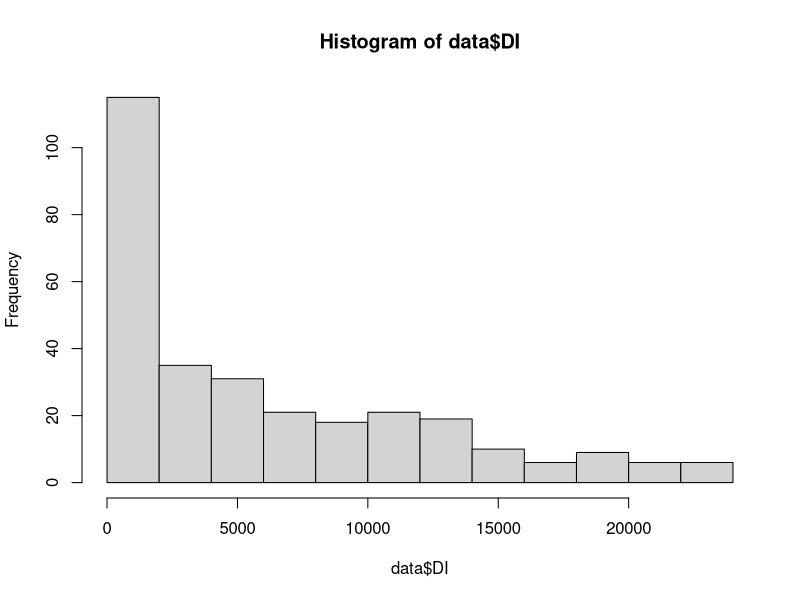
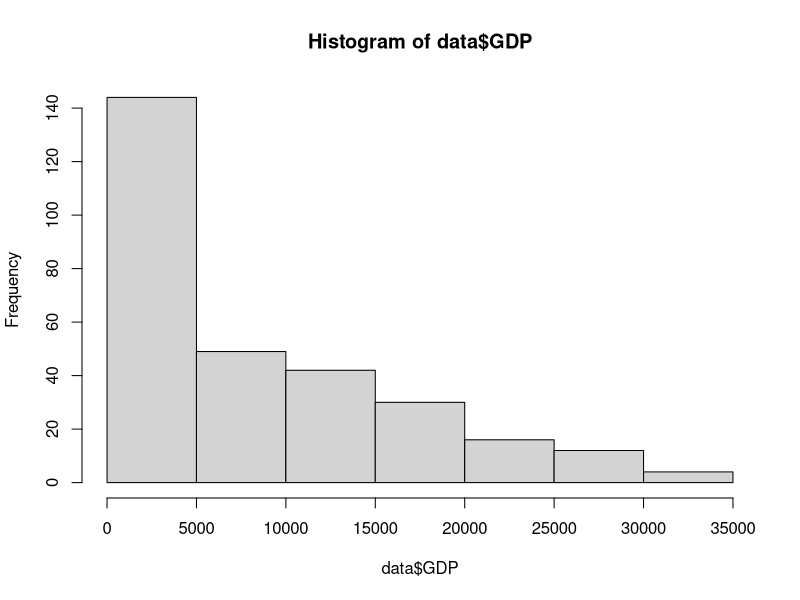
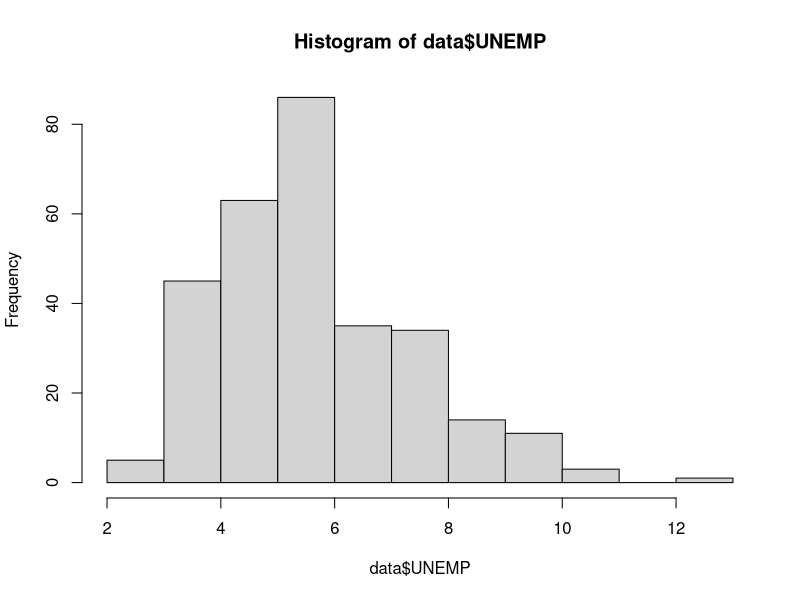
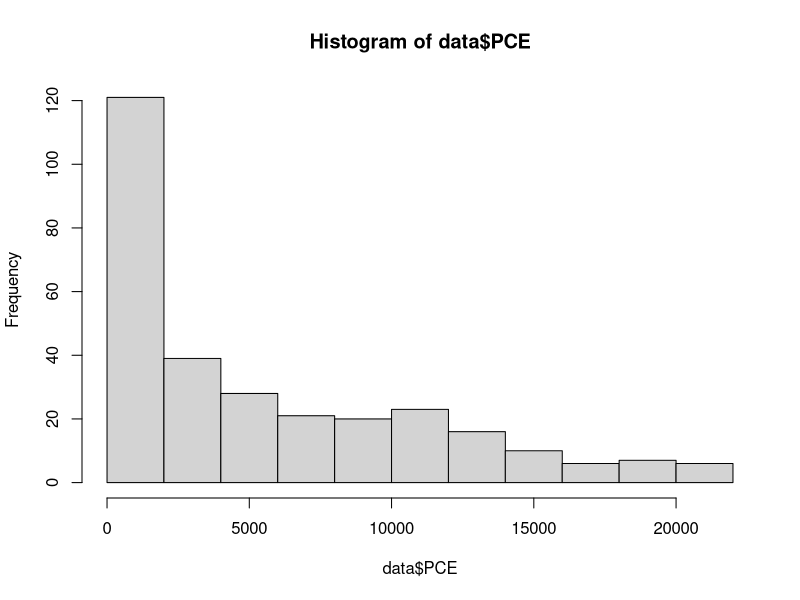
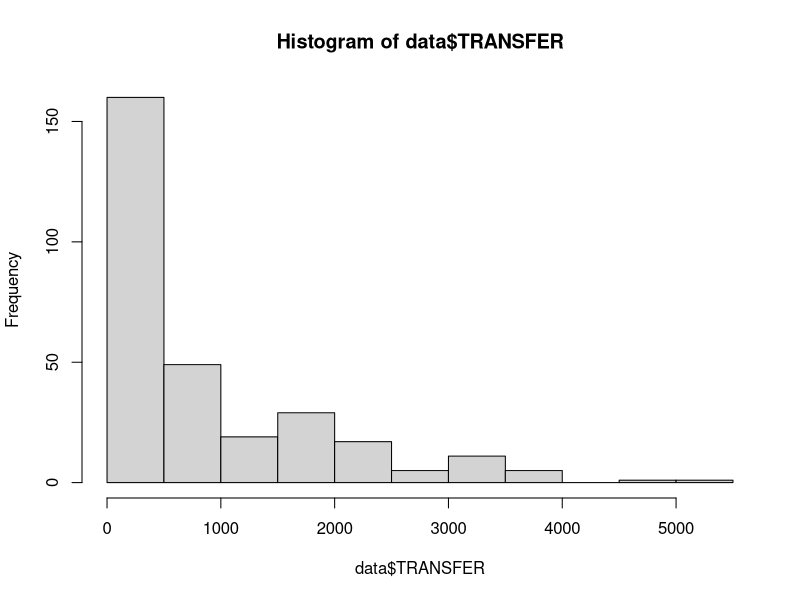
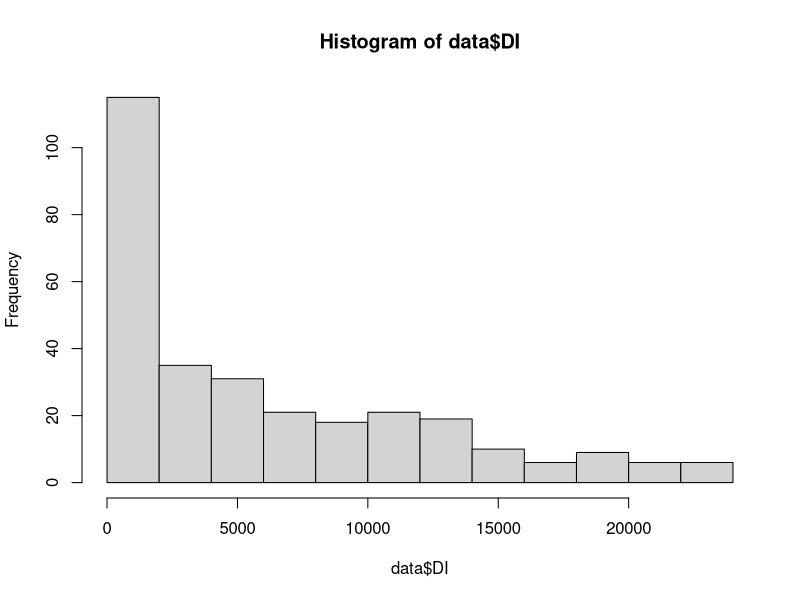
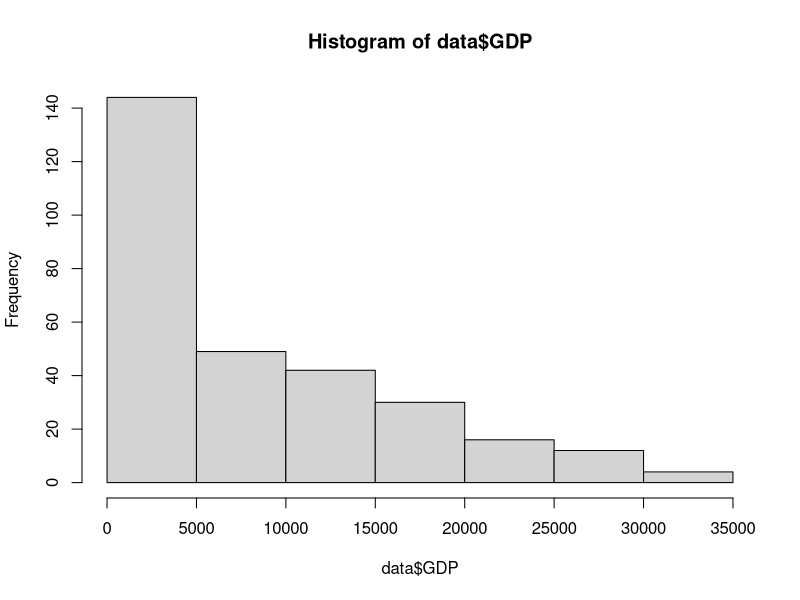
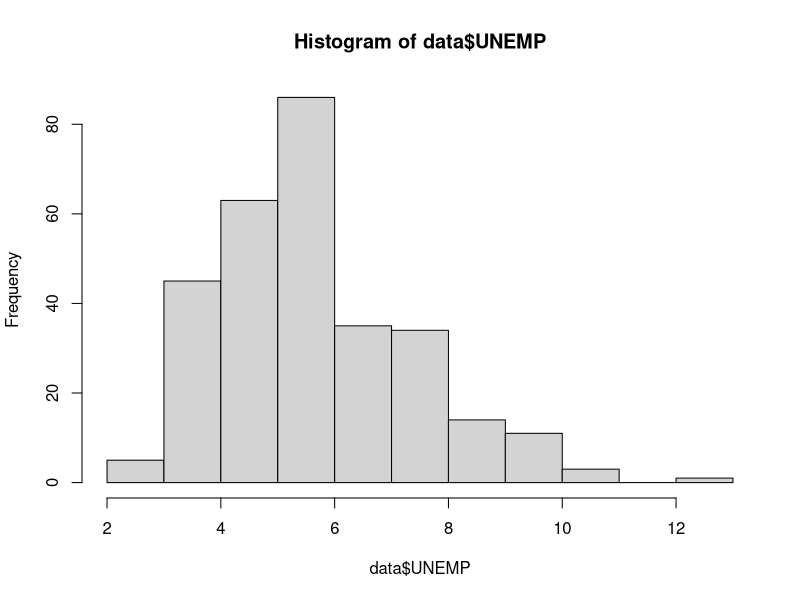

The R source for these figures, in order:
install.packages("readxl")
install.packages("dplyr")
install.packages("tseries")
library(readxl)
library(dplyr)
library(tseries)
library(tidyverse)
data <- read_excel("ETW2510_A3 dataset change.xlsx", sheet = "Time-Series Data")
head(data)
str(data)
data_clean <- data %>%
  select(date, DI, GDP, UNEMP, PCE, TRANSFER)
head(data_clean)
summary(data_clean)

#Histogram for variables
hist(data$DI)
hist(data$GDP)
hist(data$UNEMP)
hist(data$PCE)
hist(data$TRANSFER)

colSums(is.na(data_clean))
DI_ts <- ts(data_clean$DI, frequency = 4, start = c(1951, 4))
DI_ts <- log(DI_ts)
GDP_ts <- ts(data_clean$GDP, frequency = 4, start = c(1951, 4))
UNEMP_ts <- ts(data_clean$UNEMP, frequency = 4, start = c(1951, 4))
UNEMP_ts <-log(UNEMP_ts)
PCE_ts <- ts(data_clean$PCE, frequency = 4, start = c(1951, 4))
PCE_ts <- log(PCE_ts)
TRANSFER_ts <- ts(data_clean$TRANSFER, frequency = 4, start = c(1951, 4))
TRANSFER_ts <- log(TRANSFER_ts)


# ADF tests at level
adf.test(DI_ts)
adf.test(GDP_ts)
adf.test(UNEMP_ts)
adf.test(PCE_ts)
adf.test(TRANSFER_ts)

# First differences
d_DI <- diff(DI_ts)
d_GDP <- diff(GDP_ts)
d_PCE <- diff(PCE_ts)
d_TRANSFER <- diff(TRANSFER_ts)

# ADF tests at first difference
adf.test(d_DI)
adf.test(d_GDP)
adf.test(d_PCE)
adf.test(d_TRANSFER)

hist(data$DI)
hist(data$GDP)
hist(data$UNEMP)
hist(data$PCE)
hist(data$TRANSFER)
